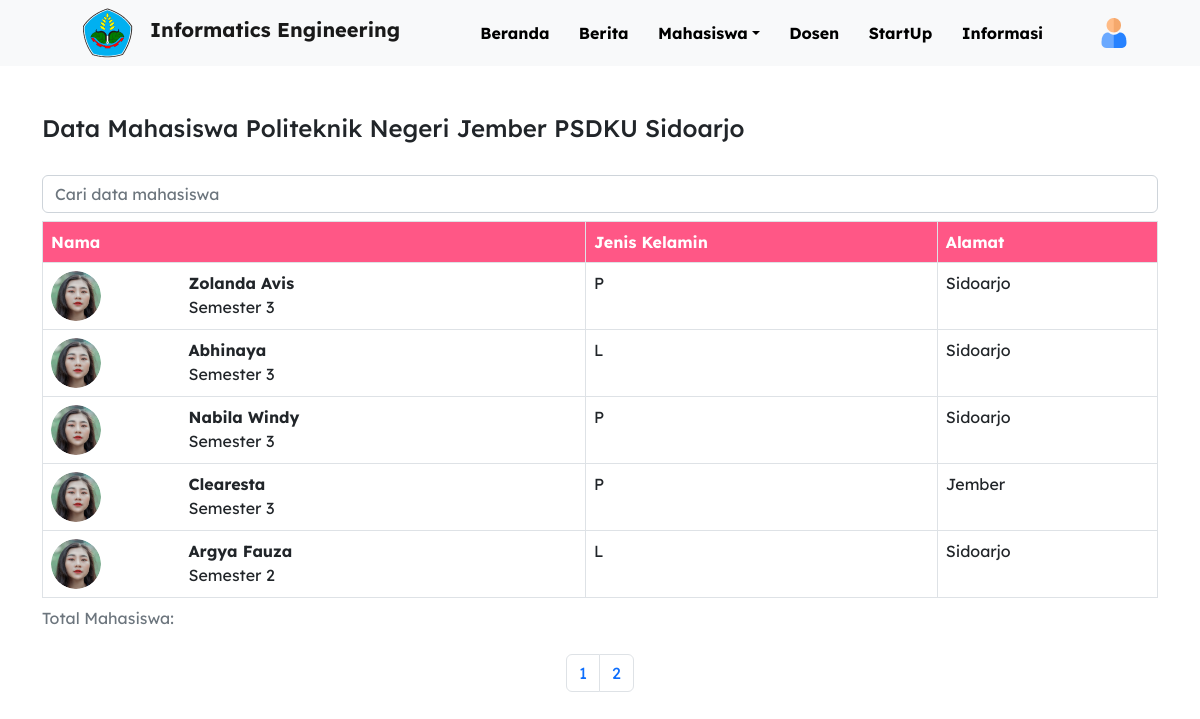
/datamhs.php?page=2, run on the app's committed database.
### tables this page shows
CREATE TABLE `data_mahasiswa` (
  `name` varchar(40) DEFAULT NULL,
  `id_mhs` varchar(9) NOT NULL,
  `jenis_kelamin` enum('P','L') DEFAULT NULL,
  `alamat` text DEFAULT NULL,
  `semester` varchar(10) DEFAULT NULL
);

### datamhs.php (the view, shortened to what this page needs)
<?php
include 'db_connect.php';
$limit = 10;
$page = isset($_GET['page']) ? $_GET['page'] : 1;
$start = ($page - 1) * $limit;
$result = $conn->query("SELECT * FROM data_mahasiswa LIMIT $start, $limit");
$data_mahasiswa = $result->fetch_all(MYSQLI_ASSOC);
$result1 = $conn->query("SELECT count(id_mhs) AS id FROM data_mahasiswa");
$mhsCount = $result1->fetch_all(MYSQLI_ASSOC);
$total = $mhsCount[0]['id'];
$pages = ceil($total / $limit);
?>
<!DOCTYPE html>
<html lang="en">
<head>
    <link href="https://cdn.jsdelivr.net/npm/bootstrap@5.2.2/dist/css/bootstrap.min.css" rel="stylesheet">
</head>
<body>
    <nav class="navbar navbar-expand-lg bg-light">
        <div class="container-fluid">
            <div class="nav-logo container-lg d-flex justify-content-between">
                <div class="">
                    <img src=" img-assets/Logo POLIJE (Warna) 1.png" alt="">
                    <a class="navbar-brand container-sm d-none d-sm-inline" href="">Informatics Engineering</a>
                </div>
            </div>
            <div class="navigasi collapse navbar-collapse container-lg pe-5" id="collapsibleNavbar">
                <ul class="navbar-nav">
                    <li class="nav-item">
                        <a class="nav-link" href="index.php">Beranda</a>
                    </li>
                    <li class="nav-item">
                        <a class="nav-link" href="">Berita</a>
                    </li>
                    <li class="nav-item dropdown">
                        <a class="nav-link dropdown-toggle" role="button" data-bs-toggle="dropdown" href="">Mahasiswa</a>
                    </li>
                    <li class="nav-item">
                        <a class="nav-link" href="">Dosen</a>
                    </li>
                    <li class="nav-item">
                        <a class="nav-link" href="">StartUp</a>
                    </li>
                    <li class="nav-item">
                        <a class="nav-link" href="">Informasi</a>
                    </li>
                </ul>
            </div>
            <div style="margin-right: 5%;margin-right: 5%;" class="button-akun d-none d-lg-block">
                <a class="nav-link container-sm" href="user-page.php"><img src="img-assets/user 1.png" alt=""></a>
            </div>
        </div>
    </nav>
    <section class="main-content">
        <div class="container-fluid">
            <div class="d-flex container-sm container-md mt-5">
                <h4>Data Mahasiswa Politeknik Negeri Jember PSDKU Sidoarjo</h4>
            </div>
            <div class="container-sm container-md mt-4">
                <form class="d-flex" role="search" action="">
                    <input type="search" class="form-control" placeholder="Cari data mahasiswa" aria-label="Search">
                </form>
            </div>
            <div class="table-responsive-md container mt-2">
                <table class="table table-bordered table-hover">
                    <caption>Total Mahasiswa:</caption>
                    <thead style="background-color: #FF5786; color: white;">
                        <tr>
                            <th scope="col">Nama</th>
                            <th scope="col">Jenis Kelamin</th>
                            <th scope="col">Alamat</th>
                        </tr>
                    </thead>
                    <tbody class="">
                        <?php foreach ($data_mahasiswa as $data_mhs) : ?>
                            <tr>
                                <td style="cursor: pointer;">
                                    <div class="row row-cols-2">
                                        <div class="col-3">
                                            <img style="width: 50px; height: 50px;" class="rounded-circle shadow-4" src="img-assets/profile.png" alt="">
                                        </div>
                                        <div class="col">
                                            <div class="row">
                                                <div class="col">
                                                    <span class="name" style="font-weight: bold;"><?= $data_mhs['name']; ?></span>
                                                </div>
                                            </div>
                                            <div class="row">
                                                <div class="col">
                                                    <span class="semester"><?= $data_mhs['semester']; ?></span>
                                                </div>
                                            </div>
                                        </div>
                                    </div>
                                </td>
                                <td>
                                    <?= $data_mhs['jenis_kelamin']; ?>
                                </td>
                                <td>
                                    <?= $data_mhs['alamat']; ?>
                                </td>
                            </tr>
                        <?php endforeach; ?>
                    </tbody>
                </table>
                <nav aria-label="Page navigation example">
                    <ul class="pagination justify-content-center">
                        <?php for ($i = 1; $i <= $pages; $i++) : ?>
                            <li class="page-item"><a class="page-link" href="datamhs.php?page=<?= $i; ?>"><?= $i; ?></a></li>
                        <?php endfor; ?>
                    </ul>
                </nav>
            </div>
        </div>
    </section>
</body>
</html>

### datamhs.php (style rules this page uses)
* { font-family: Lexend Deca; }
.nav-item { padding-left: 10pt; }
.nav-logo { margin-left: 5%; font-weight: 700; }
.navigasi { font-style: normal; font-weight: 700; font-size: 16px; line-height: 20px; }
.navigasi a { color: black; }

### data on the page
data_mahasiswa: name "Zolanda Avis", semester "Semester 3", jenis_kelamin "P", alamat "Sidoarjo"
data_mahasiswa: name "Abhinaya", semester "Semester 3", jenis_kelamin "L", alamat "Sidoarjo"
data_mahasiswa: name "Nabila Windy", semester "Semester 3", jenis_kelamin "P", alamat "Sidoarjo"
data_mahasiswa: name "Clearesta", semester "Semester 3", jenis_kelamin "P", alamat "Jember"
data_mahasiswa: name "Argya Fauza", semester "Semester 2", jenis_kelamin "L", alamat "Sidoarjo"
